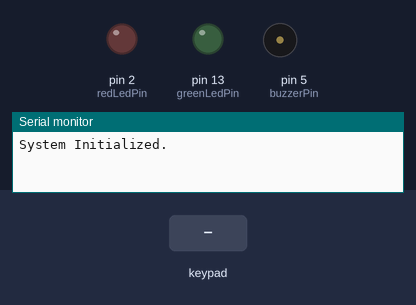
The sketch below on a simulated Arduino Uno, built with avr-gcc and run on an emulated ATmega328P. Parts: output pins drawn as LEDs (lit = HIGH), buzzer (waves = sounding, pin HIGH), the last lines printed to the serial monitor. The inputs (shaded band) are chosen by the test bench.

Above: at 1.2 s.
1.3 s: key '#' pressed
At 2.1 s:
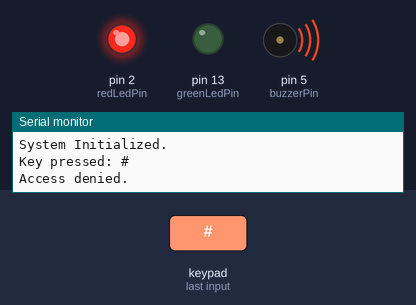
3.8 s: keypad keys 1 2 3 4 # pressed 0.4 s apart
At 5.9 s:
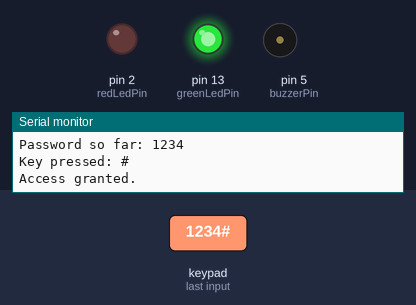
Timing chart, 0 to 7.9 s (numbered marks = the images above; inputs shaded):
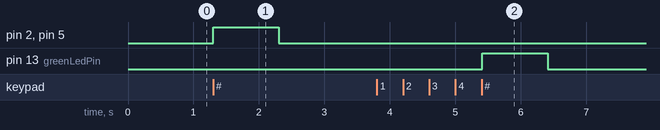

The sketch:

ArduinoCode.ino
```cpp
#include <Keypad.h>

// Pin definitions
const int buzzerPin = 5;       // Buzzer pin
const int pirSensorPin = 4;    // PIR motion sensor pin
const int vibrationSensorPin = 3; // Vibration sensor pin
const int redLedPin = 2;       // Red LED pin for alarm
const int greenLedPin = 13;    // Green LED pin for access granted

// Security system
const String correctPassword = "1234";
String enteredPassword = "";
bool armedStatus = false; // Local flag for armed mode
bool prevSecurityArmed = false;
bool securityMode = false;  // Database-controlled flag
int counter = 0;
int LastAccess = 0;

// Keypad setup
const byte ROWS = 4;
const byte COLS = 3;
char keys[ROWS][COLS] = {
    {'1', '2', '3'},
    {'4', '5', '6'},
    {'7', '8', '9'},
    {'*', '0', '#'}};
byte rowPins[ROWS] = {6, 7, 8, 9};
byte colPins[COLS] = {10, 11, 12};
Keypad keypad = Keypad(makeKeymap(keys), rowPins, colPins, ROWS, COLS);

void setup()
{
  Serial.begin(9600);

  pinMode(pirSensorPin, INPUT);
  pinMode(vibrationSensorPin, INPUT); // Set vibration sensor pin as input
  pinMode(redLedPin, OUTPUT);
  pinMode(greenLedPin, OUTPUT);
  pinMode(buzzerPin, OUTPUT);

  // Turn off all outputs initially
  digitalWrite(redLedPin, LOW);
  digitalWrite(greenLedPin, LOW);
  digitalWrite(buzzerPin, LOW);

  Serial.println("System Initialized.");
}

void loop()
{
  char key = keypad.getKey();
  if (key)
    handleKeypadInput(key);

  handleSecuritySystem();

  if (Serial.available())
{
    Serial.println("Data available on Serial."); // Debug message
    String command = Serial.readStringUntil('\n');
    Serial.print("Received command: ");
    Serial.println(command);
    processESP32Command(command);
}
}

// Function to handle security system
void handleSecuritySystem()
{
  if (counter >= 3)
  {
    armedStatus = true;
  }

  if (armedStatus) // Only check motion when armed
  {
    int motionDetected = digitalRead(pirSensorPin);
    int vibrationDetected = digitalRead(vibrationSensorPin);

    if (motionDetected || vibrationDetected)
    {
      digitalWrite(redLedPin, HIGH);
      digitalWrite(buzzerPin, HIGH);
      Serial.println("Alarm is on"); // Print the alarm status
    }

}
}

void handleKeypadInput(char key)
{
  Serial.print("Key pressed: ");
  Serial.println(key);

  if (key == '#')
  {
    if (enteredPassword == correctPassword)
    {
      digitalWrite(redLedPin, LOW);
      digitalWrite(buzzerPin, LOW);
      Serial.println("Access granted.");
      digitalWrite(greenLedPin, HIGH);
      delay(1000);
      digitalWrite(greenLedPin, LOW);
      armedStatus = false;
      counter = 0; // Reset counter on successful entry
      LastAccess++;
    }
    else
    {
      counter++; // Increment the counter for wrong attempts
      Serial.println("Access denied.");
      digitalWrite(buzzerPin, HIGH);
      digitalWrite(redLedPin, HIGH);
      delay(1000);
      digitalWrite(redLedPin, LOW);
      digitalWrite(buzzerPin, LOW);
    }

    enteredPassword = ""; // Clear the entered password
  }
  else if (key == '*')
  {
    enteredPassword = ""; // Clear the entered password
  }
  else
  {
    enteredPassword += key; // Append the pressed key to the password
    Serial.println("Password so far: " + enteredPassword);
  }
}

void processESP32Command(String command)
{
  command.trim(); // Remove any extra spaces or newline characters
  if (command.startsWith("SECURITY_MODE:"))
  {
    String modeStr = command.substring(14); // Extract the value after "SECURITY_MODE:"
    int mode = modeStr.toInt(); // Convert the extracted value to an integer
    armedStatus = (mode == 1); // Update security mode
    Serial.print("Security mode updated: ");
    Serial.println(armedStatus ? "Armed" : "Disarmed");
  }
  else
  {
    Serial.println("Unknown command received: " + command);
  }
}
```

Measured:
- after the input at 1.3 s, pin 2 (redLedPin), pin 5 (buzzerPin): LOW → HIGH at once, → LOW 1.0 s later
- after the input at 3.8 s, pin 13 (greenLedPin): LOW → HIGH after 1.6 s, → LOW 1.0 s later
